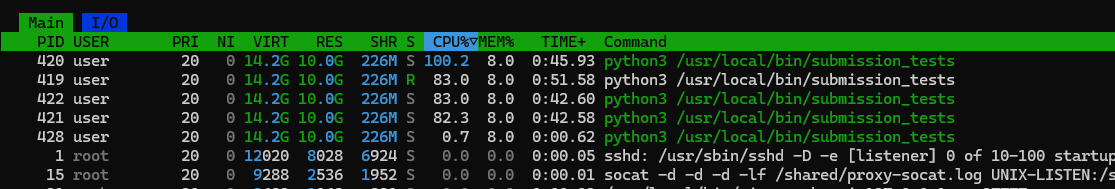
#> input picture img/htop.png, 1115 x 189 px
$ python -i features.py   (imports and definitions only)
#> lines starting #> are read from the running program, lines starting #| are printed output that depends on the picture
#> further down, picture is the input picture: shape (189, 1115, 3); mean B, G, R 25.7, 42.2, 23.4
import cv2
import torch
import torch.nn.functional as F
import numpy as np
from pathlib import Path


def edge_feature(frame, low_threshold=50, high_threshold=150):
    """INPUT BGR Format"""
    # Convert to grayscale (frame is RGB)
    gray = cv2.cvtColor(frame, cv2.COLOR_BGR2GRAY)
    # Reduce noise
    blurred = cv2.GaussianBlur(gray, (5, 5), 0)
    # Canny edge detection
    edges = cv2.Canny(blurred, low_threshold, high_threshold)
    return edges

def dog_feature(frame, ksize1=5, sigma1=1.0, ksize2=9, sigma2=2.0):
    """INPUT BGR Format"""
#> called with ksize1 = 5, sigma1 = 1, ksize2 = 9, sigma2 = 2
    # Difference of Gaussians filter
    gray = cv2.cvtColor(frame, cv2.COLOR_BGR2GRAY)
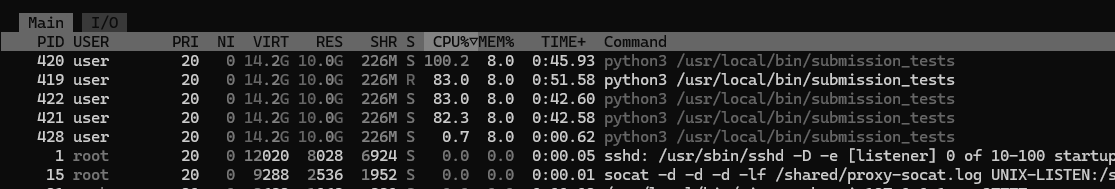
#> gray: shape (189, 1115); min 12, max 204, mean 34.7
    blur1 = cv2.GaussianBlur(gray, (ksize1, ksize1), sigma1)
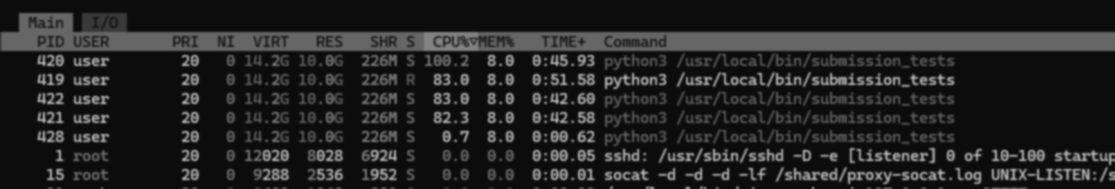
#> blur1: shape (189, 1115); min 12, max 173, mean 34.7
    blur2 = cv2.GaussianBlur(gray, (ksize2, ksize2), sigma2)
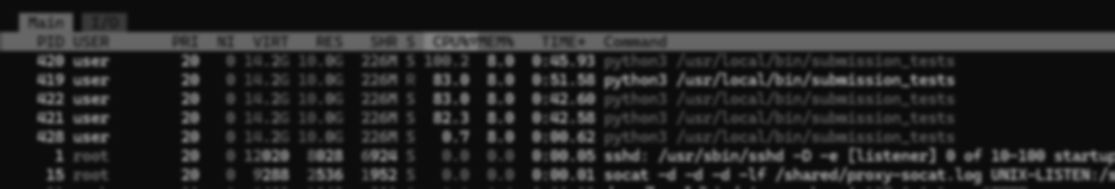
#> blur2: shape (189, 1115); min 12, max 131, mean 34.7
    dog = blur1.astype(np.float32) - blur2.astype(np.float32)
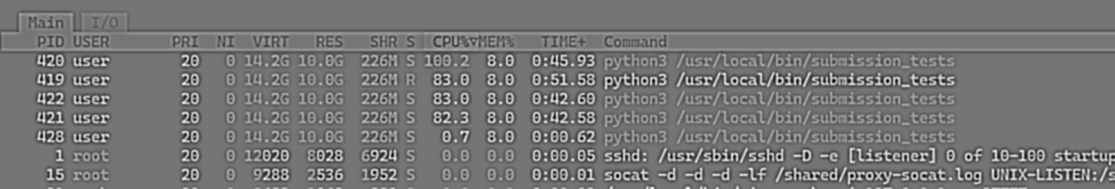
#> dog: shape (189, 1115) float32; min -63, max 74, mean 0; drawn with min black and max white
    dog_norm = cv2.normalize(dog, None, 0, 255, cv2.NORM_MINMAX)  # type: ignore
    return dog_norm.astype(np.uint8)


def mode_feature(frames: np.ndarray) -> torch.Tensor:
    """Calculate the mode of the frames. from_numpy doesn't allocate new memory!

    Args:
        frames (np.ndarray): Input frames of shape (N, H, W, C) where N is the number of frames,
            H is height, W is width, and C is the number of channels (e.g., 3 for RGB).

    Returns:
        torch.Tensor: Mode of the frames across the first dimension (N), resulting in a tensor of shape (H, W, C).
    """
    mode_tensor, _ = torch.mode(torch.from_numpy(frames), dim=0)
    return mode_tensor


def load_mode_feature(mode_dir: str|Path) -> np.ndarray:
    mode_img = cv2.imread(str(mode_dir), cv2.IMREAD_UNCHANGED)
    if mode_img is None:
        raise ValueError(f"Mode image not found at {mode_dir}")
    return mode_img

>>> import cv2
>>> picture = cv2.imread('../img/htop.png')
>>> result = dog_feature(picture)

$ run again, on img/solutionWorksButChars10000.png
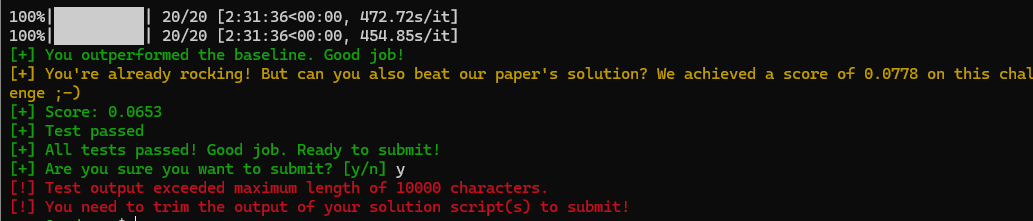
#> input picture img/solutionWorksButChars10000.png, 1033 x 221 px
#> picture is the input picture: shape (221, 1033, 3); mean B, G, R 17.4, 22.6, 23.1
#> in dog_feature, `blur1 = cv2.GaussianBlur(gray, (ksize1, ksize1), sigma1)`:
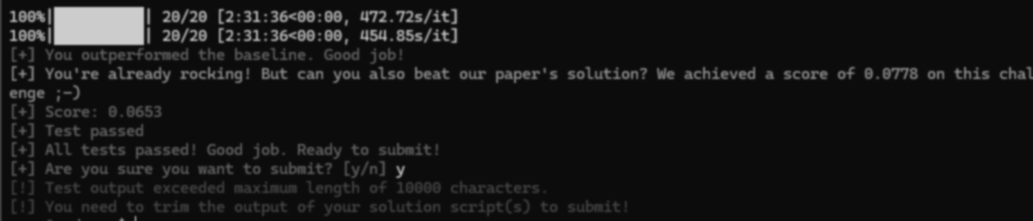
#> blur1: shape (221, 1033); min 12, max 204, mean 22.1
#> in dog_feature, `dog = blur1.astype(np.float32) - blur2.astype(np.float32)`:
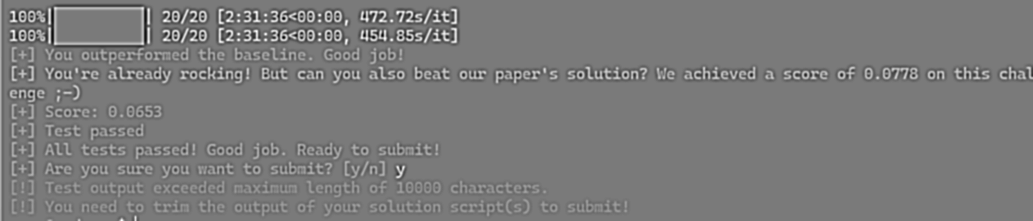
#> dog: shape (221, 1033) float32; min -61, max 66, mean 0; drawn with min black and max white
